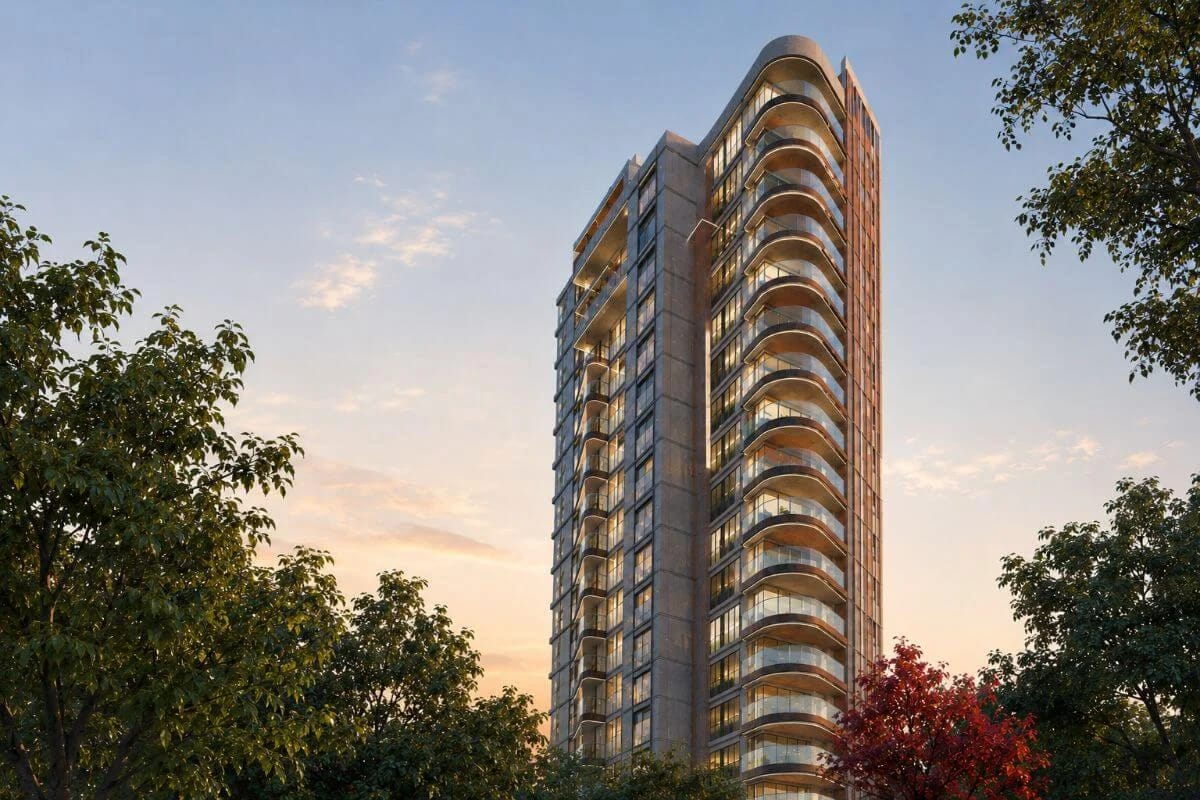
#> input picture assets/WhatsApp Image 2026-10-27 at 11.30.09 AM.jpeg, 1200 x 800 px, found by its file name
$ python hsv_breakdown.py
#> lines starting #> are read from the running program, lines starting #| are printed output that depends on the picture; after the words box and inside, x2 and y2 are one past the last pixel; in counts of white or black regions, pixels touching at a corner belong together
import cv2
import numpy as np

photo = cv2.imread(r"c:\Users\manpr\Documents\42 Kalidasa\assets\WhatsApp Image 2026-10-27 at 11.30.09 AM.jpeg")
#> photo is the input picture: shape (800, 1200, 3); mean B, G, R 123.1, 127.3, 130.8
render = cv2.imread(r"c:\Users\manpr\Documents\42 Kalidasa\renders\preview\exterior_photo_match_render.png")
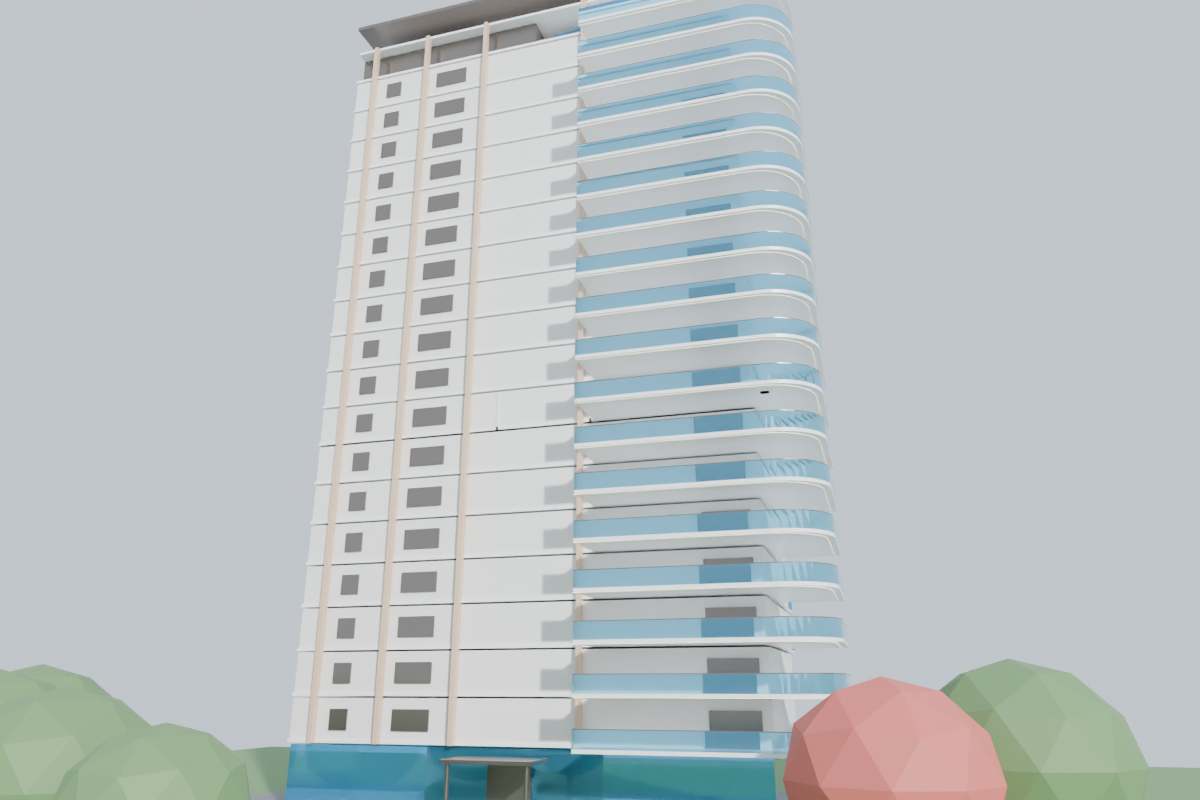
#> input picture renders/preview/exterior_photo_match_render.png, 1200 x 800 px, found by its file name
#> render is the input picture: shape (800, 1200, 3); mean B, G, R 193.8, 191.9, 185.4

# Let's inspect the tower in the photo in detail:
# Where are the curved balconies located?
# In Cell(1,0) and Cell(1,1):
# Let's extract the balcony railing colors in the photo:
# Let's find pixels in the balcony region that have cyan/blue hue:
hsv_photo = cv2.cvtColor(photo, cv2.COLOR_BGR2HSV)
#> hsv_photo: shape (800, 1200, 3); mean H, S, V 56.8, 76.6, 142
hsv_render = cv2.cvtColor(render, cv2.COLOR_BGR2HSV)
#> hsv_render: shape (800, 1200, 3); mean H, S, V 89.4, 18.8, 197

# In photo:
# Blue/cyan hue is typically 80 - 130 in OpenCV HSV (range 0-180)
blue_mask_photo = (hsv_photo[:,:,0] >= 80) & (hsv_photo[:,:,0] <= 135) & (hsv_photo[:,:,1] > 20)
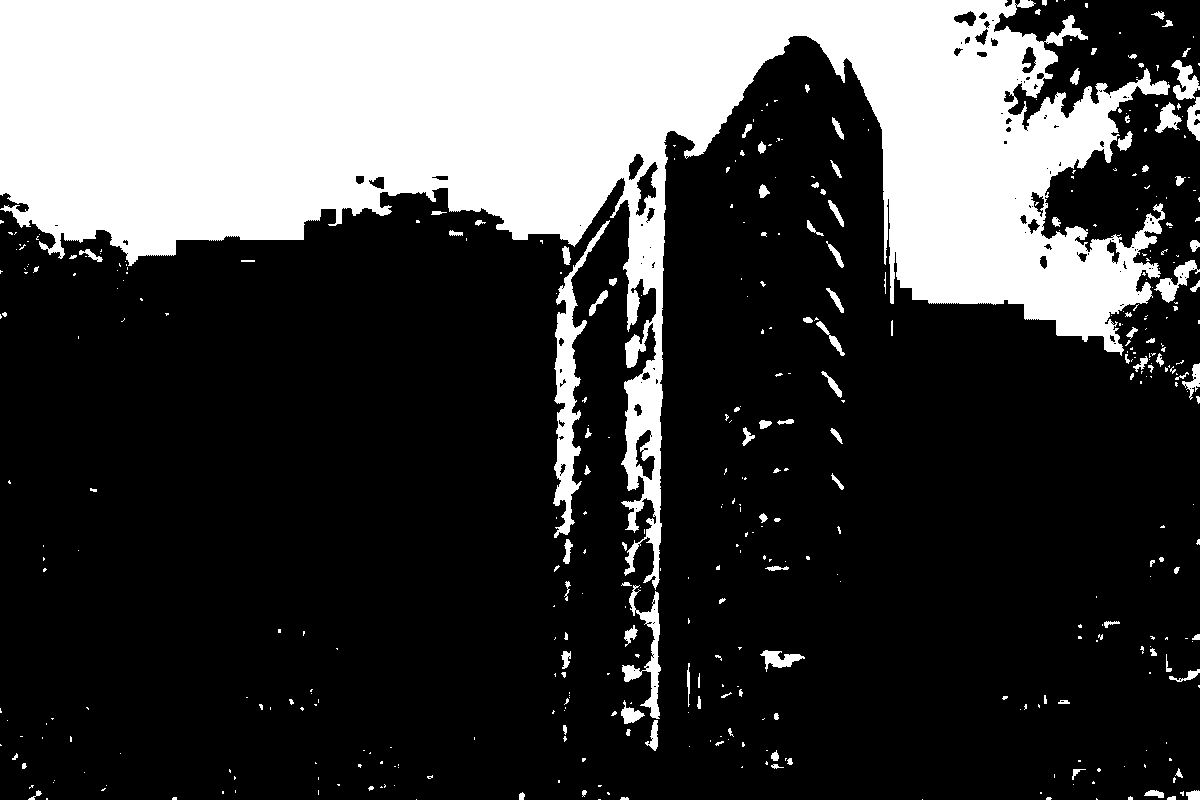
#> blue_mask_photo: shape (800, 1200) bool; 26.6% white; 442 white regions (321 under 20 px), largest, box (x1, y1, x2, y2) and area: (0, 0, 1170, 590) 238751, (553, 220, 610, 538) 4415, (622, 585, 661, 719) 1465
print("Photo blue/cyan pixel count:", np.sum(blue_mask_photo))
#| Photo blue/cyan pixel count: 255659

blue_mask_render = (hsv_render[:,:,0] >= 80) & (hsv_render[:,:,0] <= 135) & (hsv_render[:,:,1] > 20)
#> blue_mask_render: shape (800, 1200) bool; 9.4% white; 164 white regions (134 under 20 px), largest, box (x1, y1, x2, y2) and area: (273, 724, 791, 800) 25849, (572, 673, 848, 694) 5535, (572, 617, 844, 640) 5224
print("Render blue/cyan pixel count:", np.sum(blue_mask_render))
#| Render blue/cyan pixel count: 90375

# White slab edges in photo:
# High Value (V > 180), Low Saturation (S < 40)
white_mask_photo = (hsv_photo[:,:,2] > 180) & (hsv_photo[:,:,1] < 45)
#> white_mask_photo: shape (800, 1200) bool; 27.3% white; 1849 white regions (1700 under 20 px), largest, box (x1, y1, x2, y2) and area: (0, 120, 621, 637) 150528, (846, 56, 1200, 653) 97087, (221, 487, 338, 528) 1441
print("Photo white/bright pixel count:", np.sum(white_mask_photo))
#| Photo white/bright pixel count: 262457

white_mask_render = (hsv_render[:,:,2] > 180) & (hsv_render[:,:,1] < 45)
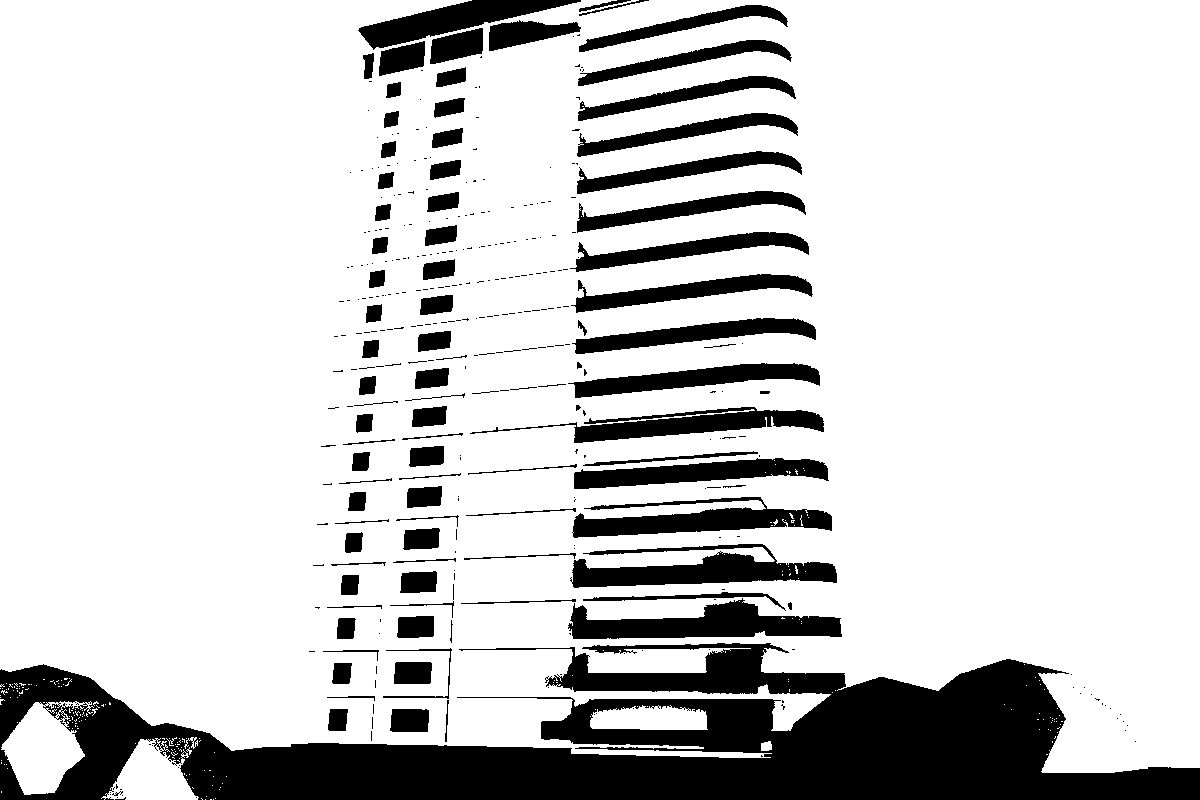
#> white_mask_render: shape (800, 1200) bool; 81.1% white; 361 black regions (266 under 20 px), largest, box (x1, y1, x2, y2) and area: (0, 643, 1200, 800) 94621, (568, 598, 842, 639) 6133, (570, 544, 837, 588) 6106
print("Render white/bright pixel count:", np.sum(white_mask_render))
#| Render white/bright pixel count: 778429

# Dark charcoal / shadows / frames in photo:
# Low Value (V < 60)
dark_mask_photo = (hsv_photo[:,:,2] < 70)
#> dark_mask_photo: shape (800, 1200) bool; 27.2% white; 2046 white regions (1823 under 20 px), largest, box (x1, y1, x2, y2) and area: (0, 230, 759, 800) 146342, (821, 486, 1200, 800) 53525, (998, 0, 1200, 285) 26366
print("Photo dark/shadow/frame pixel count:", np.sum(dark_mask_photo))
#| Photo dark/shadow/frame pixel count: 261059

dark_mask_render = (hsv_render[:,:,2] < 70)
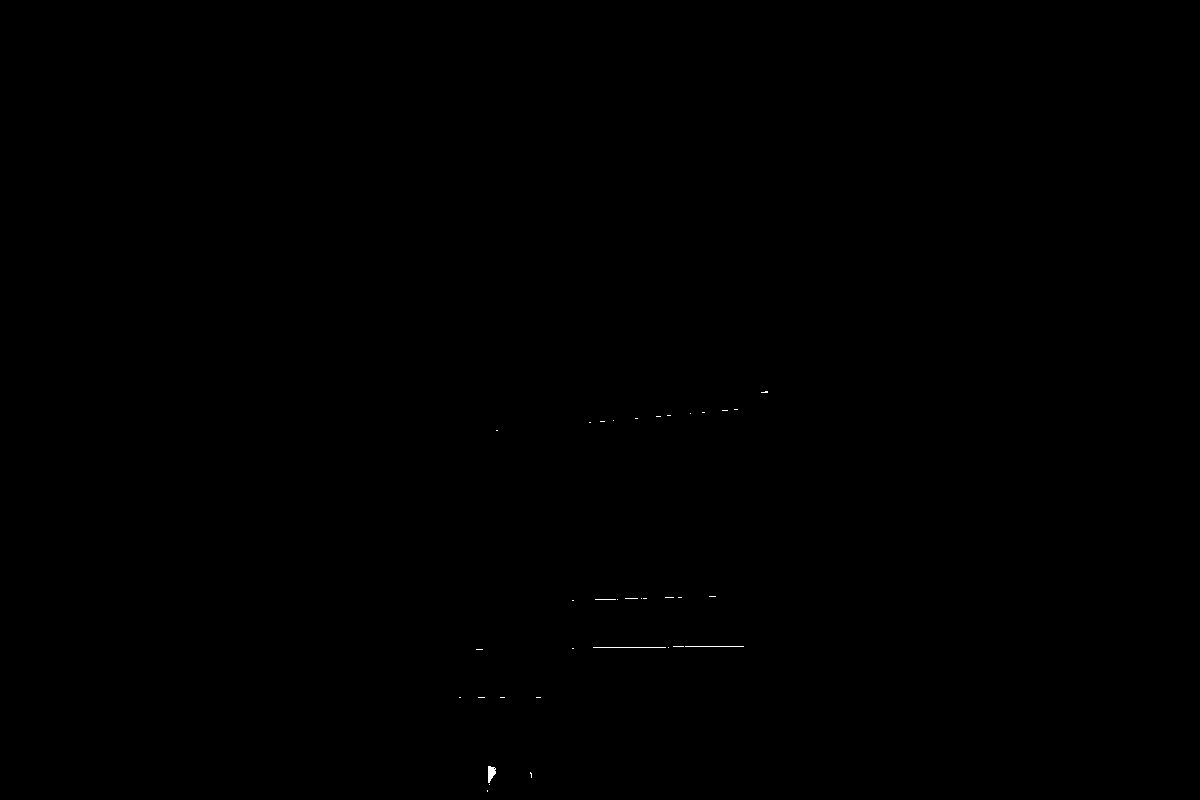
#> dark_mask_render: shape (800, 1200) bool; 0.04% white in thin lines or dots, all inside (x1, y1, x2, y2) = (459, 391, 768, 792)
print("Render dark/shadow/frame pixel count:", np.sum(dark_mask_render))
#| Render dark/shadow/frame pixel count: 383
